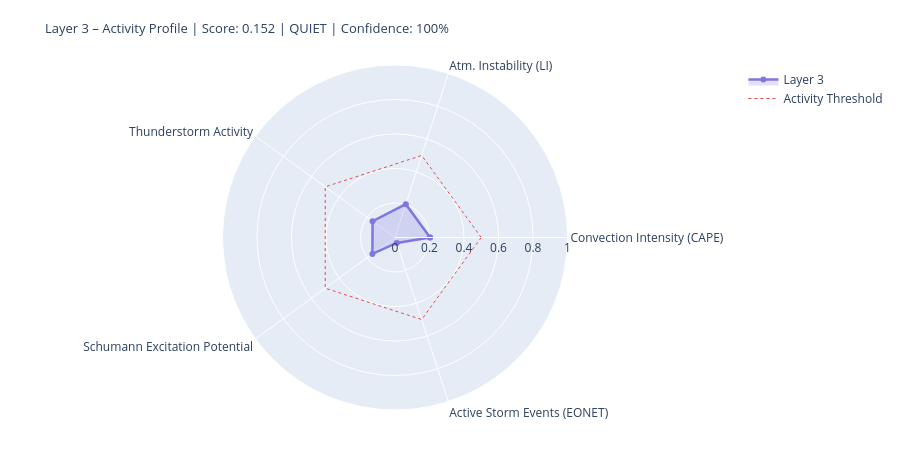

Write notebook code for a chart like this one.
### Markdown cell above
---
## 4. State Assessment & Handoff to Layer 4/5

### Code cell
# ============================================================
# LAYER-3-SCORE
# Five dynamic components
# ============================================================

def norm(v, lo, hi):
    if v is None or (isinstance(v, float) and math.isnan(v)): return None
    return round(max(0.0, min(1.0, (v - lo) / (hi - lo))), 4)

# --- 1) Convection intensity (global CAPE mean) ---
cape_mean = df_atm['cape'].dropna().mean() if not df_atm.empty else None
conv_score = norm(cape_mean, 0, 3000)
conv_src   = 'primary' if cape_mean is not None else 'missing'

# --- 2) Atmospheric instability (LI mean) ---
li_mean   = df_atm['li'].dropna().mean() if not df_atm.empty else None
# Negative LI = unstable → higher score
instab_score = norm(-li_mean if li_mean is not None else None, -6, 6)
instab_src   = 'primary' if li_mean is not None else 'missing'

# --- 3) Thunderstorm activity (mean thunder score + WMO count) ---
thunder_mean = df_atm['thunder_score'].mean() if not df_atm.empty else None
n_thunder    = int(df_atm['thunderstorm'].sum()) if not df_atm.empty else 0
thunder_score_val = norm(
    (thunder_mean or 0) * 0.7 + n_thunder * 0.1, 0, 1.0
) if thunder_mean is not None else None
thunder_src = 'primary'

# --- 4) Schumann excitation potential (weighted Schumann contribution) ---
schumann_pot = df_atm['schumann_contribution'].mean() if not df_atm.empty else None
# Boosted by Layer-2 thunderstorm trigger
if schumann_pot is not None and l2_thunder:
    schumann_pot = min(1.0, schumann_pot * 1.2)
schumann_score = norm(schumann_pot, 0, 1.0) if schumann_pot is not None else None
schumann_src   = 'derived'

# --- 5) Storm activity (NASA EONET) ---
# Distinction: None = data not loaded, 0.0 = loaded but no events
storm_score = None
storm_src   = 'missing'
if raw.get('storms') is not None:          # API reached successfully
    storm_score = norm(len(storm_events), 0, 30) if storm_events else 0.0
    storm_src   = 'primary'

# X-Ray and Kp: context only, not in dynamic score
# (X-Ray = Layer-0/4 driver; Kp = geomagnetic index, not a lightning proxy)
xray_context = None
if raw.get('xray'):
    df_xc = pd.DataFrame(raw['xray'])
    fc = next((c for c in df_xc.columns
               if any(k in c.lower() for k in ['flux','long']) and 'time' not in c.lower()),
              df_xc.columns[1])
    df_xc[fc] = pd.to_numeric(df_xc[fc], errors='coerce')
    xray_last = df_xc[fc].dropna().iloc[-1] if not df_xc[fc].dropna().empty else None
    if xray_last:
        xray_class = ('X' if xray_last>=1e-4 else 'M' if xray_last>=1e-5
                      else 'C' if xray_last>=1e-6 else 'B')
        xray_context = {'flux': float(xray_last), 'class': xray_class}
        print(f'X-Ray context: {xray_class}-class ({xray_last:.2e} W/m²)')

# --- Aggregate ---
COMPONENTS = {
    'Convection Intensity (CAPE)':  {'score': conv_score,       'source': conv_src,    'dynamic': True},
    'Atm. Instability (LI)':         {'score': instab_score,     'source': instab_src,  'dynamic': True},
    'Thunderstorm Activity':              {'score': thunder_score_val, 'source': thunder_src, 'dynamic': True},
    'Schumann Excitation Potential':   {'score': schumann_score,   'source': schumann_src,'dynamic': True},
    'Active Storm Events (EONET)': {'score': storm_score,      'source': storm_src,   'dynamic': True},
}

available   = {k: v['score'] for k, v in COMPONENTS.items() if v['score'] is not None}
unavailable = [k for k, v in COMPONENTS.items() if v['score'] is None]
layer3_score = round(sum(available.values()) / len(available), 4) if available else None
confidence   = round(len(available) / len(COMPONENTS), 2)
level = ('unknown' if layer3_score is None
         else 'quiet'   if layer3_score < 0.3
         else 'moderate' if layer3_score < 0.6
         else 'active')
dominant_l3 = max(available, key=available.get) if available else 'none'

# --- Ausgabe ---
W = 68
print('=' * W)
print('LAYER 3 – ATMOSPHERE / WEATHER / THUNDERSTORMS – STATE ASSESSMENT')
print('=' * W)
for name, comp in COMPONENTS.items():
    s = comp['score']
    if s is not None:
        bar = '█' * int(s * 20) + '░' * (20 - int(s * 20))
        print(f'  {name:<36} {bar}  {s:.3f}  [{comp["source"]}]')
    else:
        print(f'  {name:<36} {"─" * 20}  n/a   [missing]')
print('-' * W)
print(f'  Score:        {layer3_score:.3f}  ({len(available)}/{len(COMPONENTS)} components)')
print(f'  Confidence:   {confidence:.0%}')
print(f'  Level:        {level.upper()}')
print(f'  Dominant:     {dominant_l3}')
print(f'  CAPE mean:    {cape_mean:.0f} J/kg' if cape_mean else '  CAPE mean:    n/a')
print(f'  LI mean:      {li_mean:.1f} K' if li_mean is not None else '  LI mean:      n/a')
print(f'  Thunderstorms:{n_thunder} points (WMO)  +  {len(storm_events)} NASA EONET')
print('=' * W)

# Radar
cats   = list(available.keys())
vals_r = list(available.values())
if len(cats) >= 3:
    fig = go.Figure()
    fig.add_trace(go.Scatterpolar(
        r=vals_r + [vals_r[0]], theta=cats + [cats[0]],
        fill='toself', fillcolor='rgba(127,119,221,0.22)',
        line=dict(color='#7F77DD', width=2.5), name='Layer 3'
    ))
    fig.add_trace(go.Scatterpolar(
        r=[0.5] * (len(cats)+1), theta=cats + [cats[0]],
        line=dict(color='#E24B4A', dash='dot', width=1),
        mode='lines', name='Activity Threshold'
    ))
    fig.update_layout(
        title=dict(
            text=f'Layer 3 – Activity Profile | Score: {layer3_score:.3f} | {level.upper()} | Confidence: {confidence:.0%}',
            font=dict(size=13)
        ),
        polar=dict(radialaxis=dict(visible=True, range=[0, 1])),
        height=450, showlegend=True,
        margin=dict(l=60, r=60, t=65, b=40)
    )
    fig.show()

### Figure 1 — Plotly figure (JSON) as saved in the notebook; plotly's stock layout.template omitted (floating-point values rounded to 4 significant figures)
{"data": [{"fill": "toself", "fillcolor": "rgba(127,119,221,0.22)", "line": {"color": "#7F77DD", "width": 2.5}, "name": "Layer 3", "r": [0.2033, 0.2033, 0.1606, 0.162, 0.0333, 0.2033], "theta": ["Convection Intensity (CAPE)", "Atm. Instability (LI)", "Thunderstorm Activity", "Schumann Excitation Potential", "Active Storm Events (EONET)", "Convection Intensity (CAPE)"], "type": "scatterpolar"}, {"line": {"color": "#E24B4A", "dash": "dot", "width": 1}, "mode": "lines", "name": "Activity Threshold", "r": [0.5, 0.5, 0.5, 0.5, 0.5, 0.5], "theta": ["Convection Intensity (CAPE)", "Atm. Instability (LI)", "Thunderstorm Activity", "Schumann Excitation Potential", "Active Storm Events (EONET)", "Convection Intensity (CAPE)"], "type": "scatterpolar"}], "layout": {"height": 450, "margin": {"b": 40, "l": 60, "r": 60, "t": 65}, "polar": {"radialaxis": {"range": [0, 1], "visible": true}}, "showlegend": true, "title": {"font": {"size": 13}, "text": "Layer 3 – Activity Profile | Score: 0.152 | QUIET | Confidence: 100%"}}}
